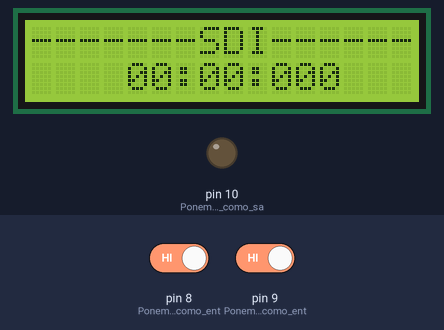
Simulated run of this sketch. Board: Arduino Uno, built with avr-gcc and run on an emulated ATmega328P. Shown: 16×2 character LCD, output pins drawn as LEDs (lit = HIGH). The inputs (shaded band) are chosen by the test bench; at power-on: pin 9 (Ponemos_el_pin_7_como_ent) HIGH, pin 8 (Ponemos_el_pin_6_como_ent) HIGH.

Above: at 1.2 s.
1.3 s: pin 9 (Ponemos_el_pin_7_como_ent) driven LOW
At 1.8 s:
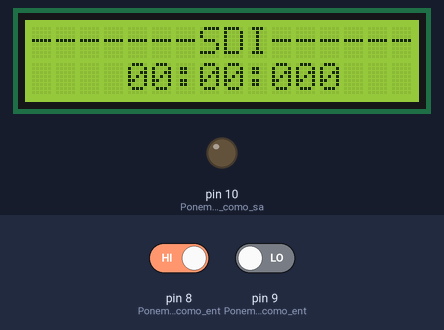
4.3 s: pin 9 (Ponemos_el_pin_7_como_ent) driven HIGH
7.3 s: pin 9 (Ponemos_el_pin_7_como_ent) driven LOW
At 8.7 s:
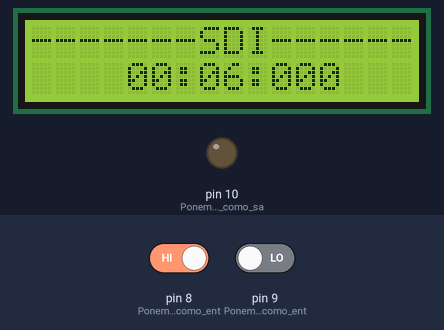
9.0 s: pin 8 (Ponemos_el_pin_6_como_ent) driven LOW
At 9.2 s:
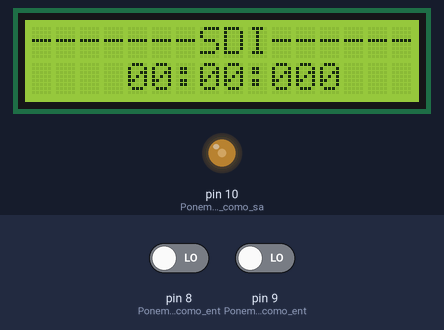
11.7 s: pin 8 (Ponemos_el_pin_6_como_ent) driven HIGH
At 12.8 s:
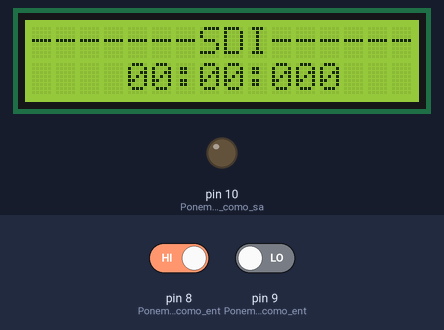
Timing chart, 0 to 14.3 s (numbered marks = the images above; inputs shaded):
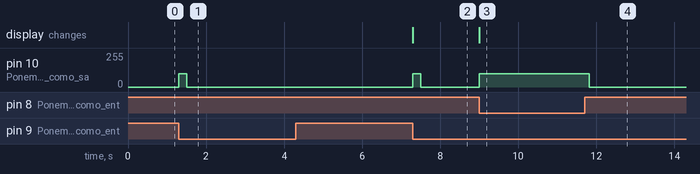

The sketch:

Cronometro.ino
```cpp
/*
 Cronómetro, creado por Javier Sirgo Blanco http://zygzax.com/webpcronometro/

 Imprime por pantalla el tiempo desde que se pulsa/activa el sensor START/STOP
 hasta que se vuelve a pulsar/activar por segunda vez. El boton RESET(No el de
 la placa arduino, sino el conectado al pin 7) resetea el cronometro a 0.
 El tiempo se imprime de la forma Minutos:Segundos:Milisegundos.
 Cuando se activa o pulsa un sensor/boton suena un pitido de confirmación.

 PATILLAGE LCD:
 LCD VSS     a gnd
 LCD VDD     a 5v
 LCD RS      al pin 12
 LCD ENABLE  al pin 11
 LCD D4      al pin 5
 LCD D5      al pin 4
 LCD D6      al pin 3
 LCD D7      al pin 2

 POTENCIOMETRO 1 10K (Contraste):
 Conectado a 5v y a gnd. Conectado a LCD V0

 SENSORES/PULSADORES:
 Sensor START/STOP    al pin 6 (Se activa con señal LOW)
 Pulsador RESET       al pin 7 (Se activa con señal LOW)

 ZUMBADOR:
 Conectado al pin 10 y a gnd

 RETROILUMINACION:
 POTENCIOMETRO 2 10K conectado a 5v y a gnd. Conectado a LCD BLA
 LCD BLK conectado a gnd

 */

#include <LiquidCrystal.h>                //Incluimos la libreria que contiene las funciones del display LCD

int m, mu=0,md=0;                          //Declaramos las variables que vamos a usar
int s, su=0,sd=0;
int l, lu=0,ld=0,lc=0;
int pulsador,antes,despues;
long int tiempo,inicio;
LiquidCrystal lcd(12, 11, 5, 4, 3, 2);    //Configuramos las Entradas/Salidas a las que esta conectado el LCD
byte accent_o[8] = {                      //Opcional (Creamos un caracter para la o con tilde que no esta
                                          //predefinida en el display)
  B00010,                                 //Creamos un array de 8 elementos (filas del caracter) en cada uno
                                          //de los elementos
  B00100,                                 //establecemos que pixels de la fila se encienden(1) y cuales se apagan(0)
  B00000,
  B01110,
  B10001,
  B10001,
  B01110,
};

void setup() {
  lcd.createChar(0, accent_o);            //Guardamos el caracter accent_o creado en el lugar 0 de la memoria del LCD
  lcd.begin(16, 2);                       //Establecemos el tamaño del display (16 caracteres de largo y 2 lineas de alto)
  lcd.print("-------SDI----------");                  //Imprimimos a continuacion el resto "metro___"
  lcd.setCursor(4, 1);                    //Situamos el comienzo de la siguiente impresion de datos en el caracter 5
                                          //(comienza a contar en el 0)
  lcd.print("00:00:000");                 //y en la segunda linea empezando por arriba(comienza a contar en 0)
                                          //Imprimimos "00:00:000"
  pinMode(8, INPUT);                      //Ponemos el pin 6 como entrada para el Sensor START/STOP
  pinMode(9, INPUT);                      //Ponemos el pin 7 como entrada para el Pulsador RESET
  pinMode(10,OUTPUT);                     //Ponemos el pin 10 como salida para mandar la señal al zumbador
  antes=HIGH;                             //Ponemos la variable antes a HIGH
  despues=HIGH;                           //Ponemos la variable despues a HIGH
}

void loop() {
  if(digitalRead(8)==LOW){                //Si el pin 7 esta LOW
    analogWrite(10,100);                  //Mandamos una señal PWM con valor 100 al pin 10 (zumbador)
    lcd.setCursor(4, 1);                  //Nos ponemos en el LCD en la segunda linea caracter 5
    lcd.print("00:00:000");               //Escribimos 00:00:000 (Ponemos el cronometro a 0)
    delay(200);                           //Establecemos un retardo de 200ms
    analogWrite(10,0);                    //Apagamos el zumbador
  }
  despues=digitalRead(9);                 //Guardamos en la variable despues el valor del pin6 (sensor start/stop)
  if(despues==LOW&&antes==HIGH){          //Si el valor que tenia era HIGH y ahora tiene LOW sera porque lo hemos activado
    analogWrite(10,100);                  //Mandamos una señal PWM con valor 100 al pin 10 (zumbador)
    inicio=millis();                      //Guardamos en inicio el tiempo que se lleva ejecutando el programa hasta que
                                          //se activa el sensor start/stop
    antes=despues;                        //cambiamos el valor de la variable antes al que tiene la variable despues
    pulsador=0;                           //Ponemos la variable pulsador a 0
    delay(200);                           //Establecemos un retardo de 200ms

    while(pulsador==0){                   //Cuando la variable pulsador sea 0
      tiempo=millis()-inicio;            //Calculamos el tiempo que paso desde que se activo el sensor start/stop

      m=(tiempo/1000)/60;                 //Calculamos los minutos
      mu=m%10;                            //Descomponemos los minutos y sacamos el valor de las unidades
      md=(m-mu)/10;                       //Descomponemos los minutos y sacamos el valor de las decenas

      s=(tiempo/1000)%60;                 //Calculamos los segundos
      su=s%10;                            //Descomponemos los segundos y sacamos el valor de las unidades
      sd=(s-su)/10;                       //Descomponemos los segundos y sacamos el valor de las decenas

      l=(tiempo%1000);                    //Calculamos las milesimas de segundo
      lu=l%10;                            //Descomponemos las milesimas y sacamos el valor de las unidades
      ld=((l-lu)/10)%10;                  //Descomponemos las milesimas y sacamos el valor de las decenas
      lc=(l-(ld*10)-lu)/100;              //Descomponemos las milesimas y sacamos el valor de las centenas

      lcd.setCursor(4, 1);                //Ponemos el cursor en la linea 2 y el caracter 5
      lcd.print(md);                      //Imprimimos los valores en el display
      lcd.print(mu);
      lcd.print(":");
      lcd.print(sd);
      lcd.print(su);
      lcd.print(":");
      lcd.print(lc);
      lcd.print(ld);
      lcd.print(lu);

      despues=digitalRead(9);             //Guardamos en la variable despues el valor del pin6 (sensor start/stop)
      analogWrite(10,0);                  //Apagamos el zumbador
      if(despues==LOW&&antes==HIGH){      //Si el valor que tenia era HIGH y ahora tiene LOW sera porque hemos activado
                                          //el sensor
        analogWrite(10,100);              //Mandamos una señal PWM con valor 100 al pin 10 (zumbador)
        antes=despues;                    //cambiamos el valor de la variable antes al que tiene la variable después
        pulsador=1;                       //Ponemos la variable pulsador a 1
        delay(200);                       //Establecemos un retardo de 200ms
        analogWrite(10,0);                //Apagamos el zumbador
      }
      antes=despues;                      //cambiamos el valor de la variable antes al que tiene la variable despues
    }
  }
  antes=despues;                          //cambiamos el valor de la variable antes al que tiene la variable despues
}
```

Measured:
- after the input at 1.3 s, pin 10 (Ponemos_el_pin_10_como_sa): 0/255 → 100/255 at once, → 0/255 0.20 s later
- after the input at 4.3 s, every drawn part: stays the same
- after the input at 7.3 s, pin 10 (Ponemos_el_pin_10_como_sa): 0/255 → 100/255 at once, → 0/255 0.20 s later; the display: changes at once (image 2)
- after the input at 9.0 s, pin 10 (Ponemos_el_pin_10_como_sa): 0/255 → 100/255 at once; the display: changes at once (image 3)
- after the input at 11.7 s, pin 10 (Ponemos_el_pin_10_como_sa): 100/255 → 0/255 after 0.12 s
